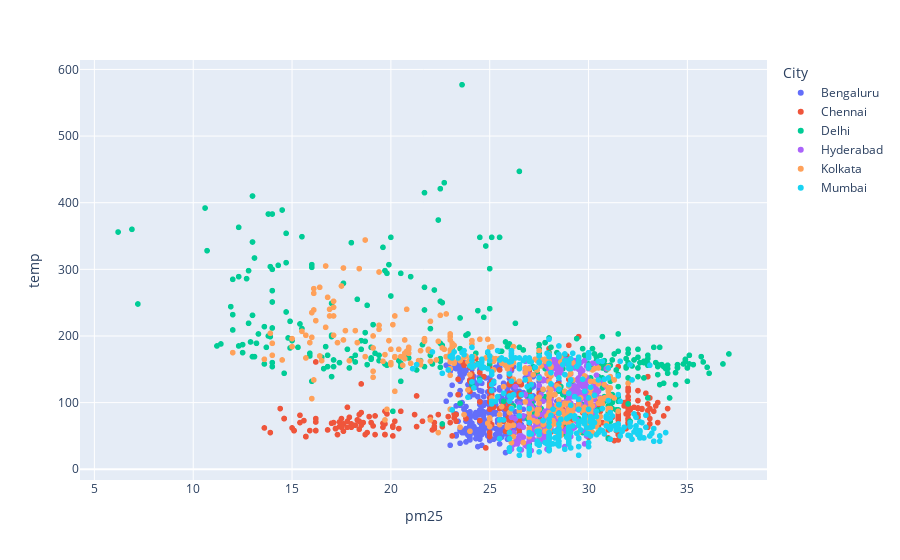

Notebook source saved alongside this figure:
### Code cell
fig=px.scatter(df19temp25,'median_x','median_y',color='City')
fig.update_layout(yaxis=dict(title='temp'),
                  xaxis=dict(title='pm25'))

### Figure 1 — Plotly figure (JSON) as saved in the notebook; plotly's stock layout.template omitted (floating-point values rounded to 4 significant figures; data arrays with more than 128 entries replaced by an {"elided": "..."} marker saying what was removed)
{"data": [{"hovertemplate": "City=Bengaluru<br>median_x=%{x}<br>median_y=%{y}<extra></extra>", "legendgroup": "Bengaluru", "marker": {"color": "#636efa", "symbol": "circle"}, "mode": "markers", "name": "Bengaluru", "showlegend": true, "type": "scattergl", "x": {"elided": "387 float values"}, "xaxis": "x", "y": {"elided": "387 int values"}, "yaxis": "y"}, {"hovertemplate": "City=Chennai<br>median_x=%{x}<br>median_y=%{y}<extra></extra>", "legendgroup": "Chennai", "marker": {"color": "#EF553B", "symbol": "circle"}, "mode": "markers", "name": "Chennai", "showlegend": true, "type": "scattergl", "x": {"elided": "387 float values"}, "xaxis": "x", "y": {"elided": "387 int values"}, "yaxis": "y"}, {"hovertemplate": "City=Delhi<br>median_x=%{x}<br>median_y=%{y}<extra></extra>", "legendgroup": "Delhi", "marker": {"color": "#00cc96", "symbol": "circle"}, "mode": "markers", "name": "Delhi", "showlegend": true, "type": "scattergl", "x": {"elided": "391 float values"}, "xaxis": "x", "y": {"elided": "391 int values"}, "yaxis": "y"}, {"hovertemplate": "City=Hyderabad<br>median_x=%{x}<br>median_y=%{y}<extra></extra>", "legendgroup": "Hyderabad", "marker": {"color": "#ab63fa", "symbol": "circle"}, "mode": "markers", "name": "Hyderabad", "showlegend": true, "type": "scattergl", "x": {"elided": "387 float values"}, "xaxis": "x", "y": {"elided": "387 int values"}, "yaxis": "y"}, {"hovertemplate": "City=Kolkata<br>median_x=%{x}<br>median_y=%{y}<extra></extra>", "legendgroup": "Kolkata", "marker": {"color": "#FFA15A", "symbol": "circle"}, "mode": "markers", "name": "Kolkata", "showlegend": true, "type": "scattergl", "x": {"elided": "387 float values"}, "xaxis": "x", "y": {"elided": "387 int values"}, "yaxis": "y"}, {"hovertemplate": "City=Mumbai<br>median_x=%{x}<br>median_y=%{y}<extra></extra>", "legendgroup": "Mumbai", "marker": {"color": "#19d3f3", "symbol": "circle"}, "mode": "markers", "name": "Mumbai", "showlegend": true, "type": "scattergl", "x": {"elided": "387 float values"}, "xaxis": "x", "y": {"elided": "387 int values"}, "yaxis": "y"}], "layout": {"autosize": true, "legend": {"title": {"text": "City"}, "tracegroupgap": 0}, "margin": {"t": 60}, "xaxis": {"anchor": "y", "autorange": true, "domain": [0, 1], "range": [4.326, 38.97], "title": {"text": "pm25"}, "type": "linear"}, "yaxis": {"anchor": "x", "autorange": true, "domain": [0, 1], "range": [-18.42, 616.4], "title": {"text": "temp"}, "type": "linear"}}}
